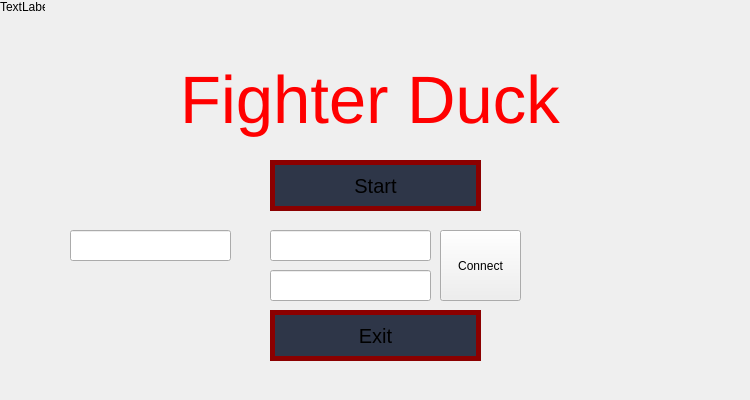
<?xml version="1.0" encoding="UTF-8"?>
<ui version="4.0">
 <class>GameMenu</class>
 <widget class="QWidget" name="GameMenu">
  <property name="geometry">
   <rect>
    <x>0</x>
    <y>0</y>
    <width>750</width>
    <height>400</height>
   </rect>
  </property>
  <property name="minimumSize">
   <size>
    <width>750</width>
    <height>400</height>
   </size>
  </property>
  <property name="maximumSize">
   <size>
    <width>750</width>
    <height>400</height>
   </size>
  </property>
  <property name="windowTitle">
   <string>Form</string>
  </property>
  <property name="autoFillBackground">
   <bool>false</bool>
  </property>
  <property name="styleSheet">
   <string notr="true"/>
  </property>
  <widget class="QLabel" name="label">
   <property name="geometry">
    <rect>
     <x>180</x>
     <y>50</y>
     <width>451</width>
     <height>101</height>
    </rect>
   </property>
   <property name="font">
    <font>
     <pointsize>50</pointsize>
     <underline>false</underline>
    </font>
   </property>
   <property name="text">
    <string>&lt;html&gt;&lt;head/&gt;&lt;body&gt;&lt;p&gt;&lt;span style=&quot; color:#ff0000;&quot;&gt;Fighter Duck&lt;/span&gt;&lt;/p&gt;&lt;/body&gt;&lt;/html&gt;</string>
   </property>
  </widget>
  <widget class="QPushButton" name="startButton">
   <property name="geometry">
    <rect>
     <x>270</x>
     <y>160</y>
     <width>211</width>
     <height>51</height>
    </rect>
   </property>
   <property name="font">
    <font>
     <pointsize>15</pointsize>
    </font>
   </property>
   <property name="styleSheet">
    <string notr="true">QPushButton
{
	background-color: #2E3648;
	border-style: solid;
    border-width: 5px;
    border-color:darkred;
}</string>
   </property>
   <property name="text">
    <string>Start</string>
   </property>
  </widget>
  <widget class="QPushButton" name="ExitButton">
   <property name="geometry">
    <rect>
     <x>270</x>
     <y>310</y>
     <width>211</width>
     <height>51</height>
    </rect>
   </property>
   <property name="font">
    <font>
     <pointsize>15</pointsize>
    </font>
   </property>
   <property name="styleSheet">
    <string notr="true">QPushButton
{
	background-color: #2E3648;
	border-style: solid;
    border-width: 5px;
    border-color:darkred;
}</string>
   </property>
   <property name="text">
    <string>Exit</string>
   </property>
  </widget>
  <widget class="QLabel" name="window">
   <property name="geometry">
    <rect>
     <x>0</x>
     <y>0</y>
     <width>45</width>
     <height>13</height>
    </rect>
   </property>
   <property name="text">
    <string>TextLabel</string>
   </property>
  </widget>
  <widget class="QLineEdit" name="ip">
   <property name="geometry">
    <rect>
     <x>270</x>
     <y>230</y>
     <width>161</width>
     <height>31</height>
    </rect>
   </property>
  </widget>
  <widget class="QLineEdit" name="port">
   <property name="geometry">
    <rect>
     <x>270</x>
     <y>270</y>
     <width>161</width>
     <height>31</height>
    </rect>
   </property>
  </widget>
  <widget class="QPushButton" name="connectButton">
   <property name="geometry">
    <rect>
     <x>440</x>
     <y>230</y>
     <width>81</width>
     <height>71</height>
    </rect>
   </property>
   <property name="text">
    <string>Connect</string>
   </property>
  </widget>
  <widget class="QLineEdit" name="id">
   <property name="geometry">
    <rect>
     <x>70</x>
     <y>230</y>
     <width>161</width>
     <height>31</height>
    </rect>
   </property>
  </widget>
  <zorder>window</zorder>
  <zorder>label</zorder>
  <zorder>startButton</zorder>
  <zorder>ExitButton</zorder>
  <zorder>ip</zorder>
  <zorder>port</zorder>
  <zorder>connectButton</zorder>
  <zorder>id</zorder>
 </widget>
 <resources/>
 <connections/>
</ui>
